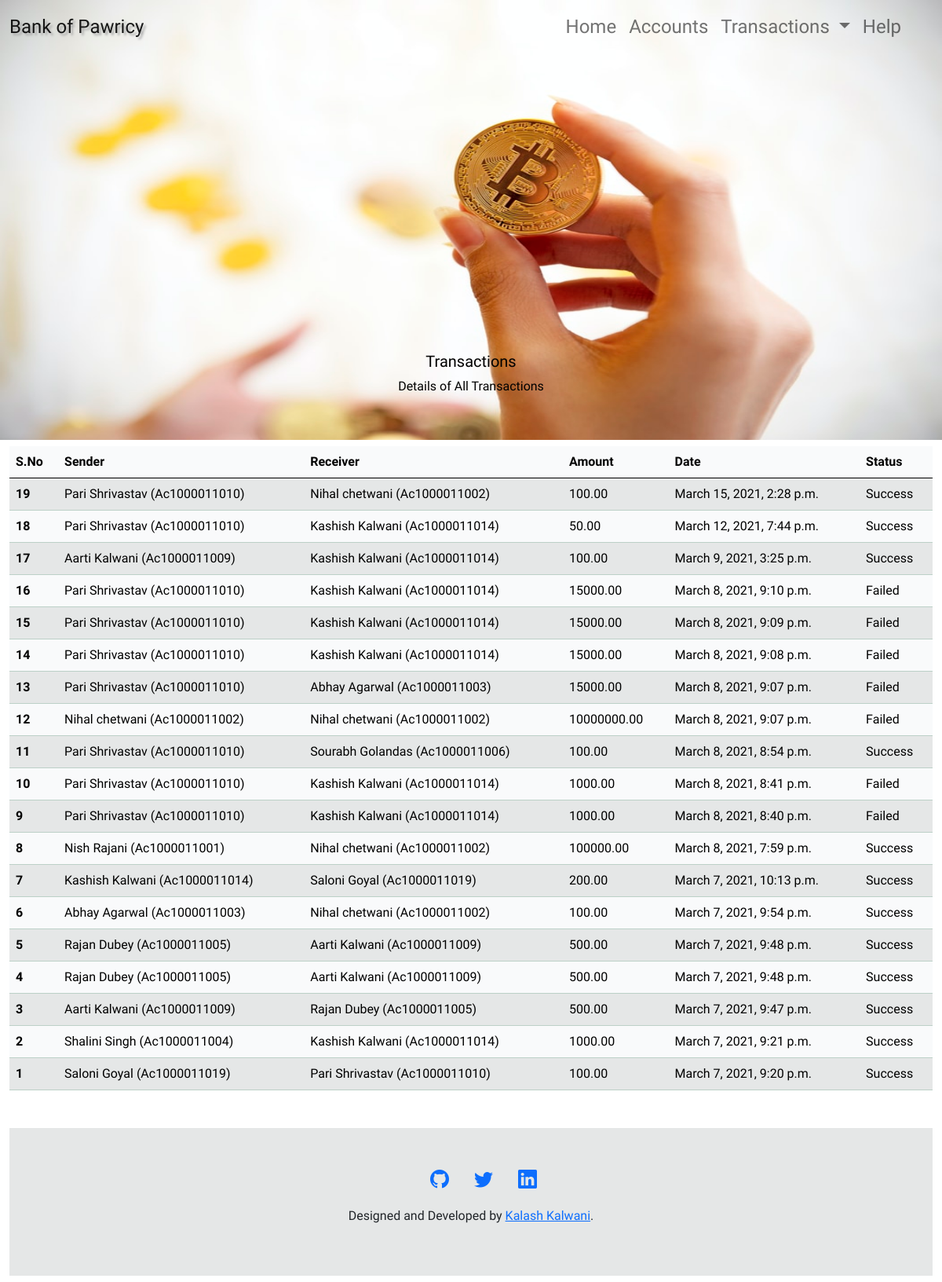
Screenshot of /transaction with the database file from the repository.
### bank/models.py (models this page shows)
class Transactions(models.Model):
    sno = models.AutoField(primary_key=True)
    sender_acc = models.ForeignKey(Accounts, on_delete=models.CASCADE, related_name='sender')
    receiver_acc =models.ForeignKey(Accounts, on_delete=models.CASCADE,related_name='receiver' )
    Amount = models.DecimalField(max_digits=14,decimal_places=2)
    status = models.BooleanField()
    date = models.DateTimeField(auto_now=True)

class Accounts(models.Model):
    sno = models.IntegerField(primary_key=True)
    Account_no = models.CharField(max_length=30,unique=True)
    Name = models.CharField(max_length=50)
    email = models.EmailField()
    Balance = models.DecimalField(max_digits=14,decimal_places=2)
    def __str__(self):
        return self.Name + " (" + self.Account_no +")"

### bank/views.py (the view)
# urls.py: path("transaction",views.transaction, name="Transaction"),
def transaction(request):
    trans = Transactions.objects.all().order_by('-sno')
    params = {"trans":trans}
    return render(request,"transaction.html",params)

### templates/transaction.html (shortened to what this page needs)
{% extends 'layout.html' %}
{% block body1 %}
{% load static %}
<div class="container-fluid m-0 p-0" id="c1">
<div class="carousel-item active">
      <img src="{% static 'img/51.jpg' %}" id = "img-1" class="d-block w-100" alt="...">
      <div class="carousel-caption d-none d-md-block color1 mt-2">
        <h5 style>Transactions</h5>
        <p>Details of All Transactions</p>
      </div>
    </div>
</div>
{% endblock  %}
{% block body2 %}
<table class="table table-success table-striped">
  <thead>
    <tr>
      <th scope="col">S.No</th>
      <th scope="col">Sender</th>
      <th scope="col">Receiver</th>
      <th scope="col">Amount</th>
      <th scope="col">Date</th>
      <th scope="col">Status</th>
    </tr>
  </thead>
  <tbody>
  {% for t in trans %}
    <tr>
      <th scope="row">{{t.sno}}</th>
      <td>{{t.sender_acc}}</td>
      <td>{{t.receiver_acc}}</td>
      <td>{{t.Amount}}</td>
      <td>{{t.date}}</td>
      {% if t.status %}
      <td>Success</td>
       {% else %}
      <td>Failed</td>
      {% endif %}
    </tr>
    {% endfor %}
  </tbody>
</table>
{% endblock  %}

### static/css/layout.css (style rules this page uses)
body { font-family: "Sofia", sans-serif; font : "Sofia"; }
#c1 { position:absolute; z-index : -1; top :0; }
.carousel-item img { height:70vh; }
.color1 { color:Black; }

### rows the page displays
Transactions: sno "19", sender_acc "Pari Shrivastav (Ac1000011010)", receiver_acc "Nihal chetwani (Ac1000011002)", Amount "100.00", date "March 15, 2021, 2:28 p.m.", status "Success"
Transactions: sno "18", sender_acc "Pari Shrivastav (Ac1000011010)", receiver_acc "Kashish Kalwani (Ac1000011014)", Amount "50.00", date "March 12, 2021, 7:44 p.m.", status "Success"
Transactions: sno "17", sender_acc "Aarti Kalwani (Ac1000011009)", receiver_acc "Kashish Kalwani (Ac1000011014)", Amount "100.00", date "March 9, 2021, 3:25 p.m.", status "Success"
Transactions: sno "16", sender_acc "Pari Shrivastav (Ac1000011010)", receiver_acc "Kashish Kalwani (Ac1000011014)", Amount "15000.00", date "March 8, 2021, 9:10 p.m.", status "Failed"
Transactions: sno "15", sender_acc "Pari Shrivastav (Ac1000011010)", receiver_acc "Kashish Kalwani (Ac1000011014)", Amount "15000.00", date "March 8, 2021, 9:09 p.m.", status "Failed"
Transactions: sno "14", sender_acc "Pari Shrivastav (Ac1000011010)", receiver_acc "Kashish Kalwani (Ac1000011014)", Amount "15000.00", date "March 8, 2021, 9:08 p.m.", status "Failed"
Transactions: sno "13", sender_acc "Pari Shrivastav (Ac1000011010)", receiver_acc "Abhay Agarwal (Ac1000011003)", Amount "15000.00", date "March 8, 2021, 9:07 p.m.", status "Failed"
Transactions: sno "12", sender_acc "Nihal chetwani (Ac1000011002)", receiver_acc "Nihal chetwani (Ac1000011002)", Amount "10000000.00", date "March 8, 2021, 9:07 p.m.", status "Failed"
Transactions: sno "11", sender_acc "Pari Shrivastav (Ac1000011010)", receiver_acc "Sourabh Golandas (Ac1000011006)", Amount "100.00", date "March 8, 2021, 8:54 p.m.", status "Success"
Transactions: sno "10", sender_acc "Pari Shrivastav (Ac1000011010)", receiver_acc "Kashish Kalwani (Ac1000011014)", Amount "1000.00", date "March 8, 2021, 8:41 p.m.", status "Failed"
Transactions: sno "9", sender_acc "Pari Shrivastav (Ac1000011010)", receiver_acc "Kashish Kalwani (Ac1000011014)", Amount "1000.00", date "March 8, 2021, 8:40 p.m.", status "Failed"
Transactions: sno "8", sender_acc "Nish Rajani (Ac1000011001)", receiver_acc "Nihal chetwani (Ac1000011002)", Amount "100000.00", date "March 8, 2021, 7:59 p.m.", status "Success"
Transactions: sno "7", sender_acc "Kashish Kalwani (Ac1000011014)", receiver_acc "Saloni Goyal (Ac1000011019)", Amount "200.00", date "March 7, 2021, 10:13 p.m.", status "Success"
Transactions: sno "6", sender_acc "Abhay Agarwal (Ac1000011003)", receiver_acc "Nihal chetwani (Ac1000011002)", Amount "100.00", date "March 7, 2021, 9:54 p.m.", status "Success"
Transactions: sno "5", sender_acc "Rajan Dubey (Ac1000011005)", receiver_acc "Aarti Kalwani (Ac1000011009)", Amount "500.00", date "March 7, 2021, 9:48 p.m.", status "Success"
Transactions: sno "4", sender_acc "Rajan Dubey (Ac1000011005)", receiver_acc "Aarti Kalwani (Ac1000011009)", Amount "500.00", date "March 7, 2021, 9:48 p.m.", status "Success"
Transactions: sno "3", sender_acc "Aarti Kalwani (Ac1000011009)", receiver_acc "Rajan Dubey (Ac1000011005)", Amount "500.00", date "March 7, 2021, 9:47 p.m.", status "Success"
Transactions: sno "2", sender_acc "Shalini Singh (Ac1000011004)", receiver_acc "Kashish Kalwani (Ac1000011014)", Amount "1000.00", date "March 7, 2021, 9:21 p.m.", status "Success"
Transactions: sno "1", sender_acc "Saloni Goyal (Ac1000011019)", receiver_acc "Pari Shrivastav (Ac1000011010)", Amount "100.00", date "March 7, 2021, 9:20 p.m.", status "Success"
